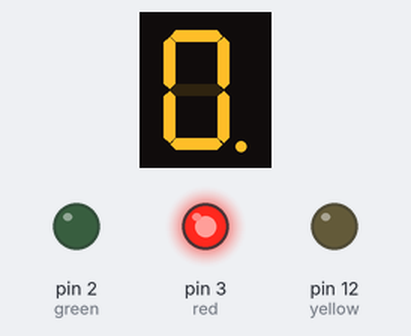
Simulated run of this sketch. Board: Arduino Uno, built with avr-gcc and run on an emulated ATmega328P. Parts: 1-digit seven-segment display, output pins drawn as LEDs (lit = HIGH). Wiring (inferred from the names in the program): 1-digit 7-segment display, segments lit when LOW: segments pin 5, pin 10, pin 11, pin 6, pin 7, pin 9, pin 8, pin 4. The segment pins are drawn as the display they are named for; pins used as bus, display or sensor lines are not drawn.

Above: at 0.1 s.
At 8.1 s:
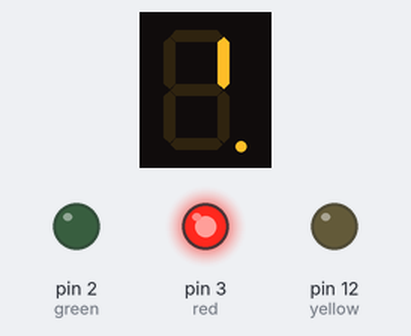
At 14.1 s:
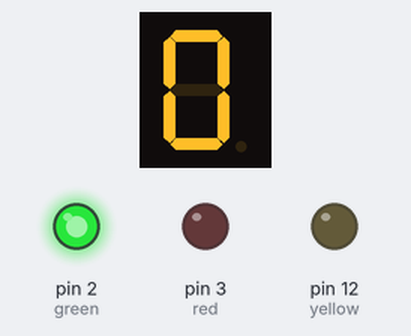
At 20.1 s:
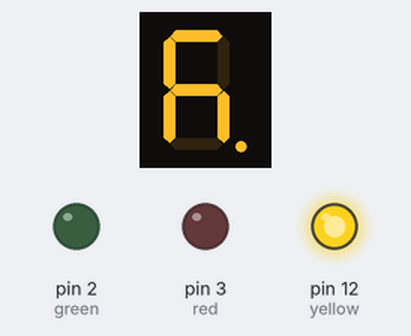
At 28.1 s:
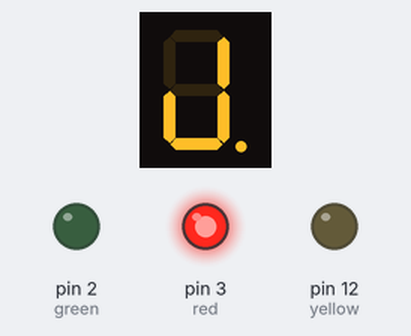
At 39.1 s:
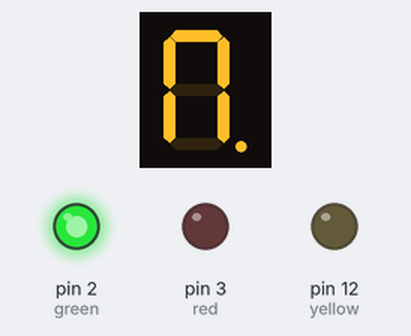
Timing chart, 0 to 40.0 s (numbered marks = the images above):
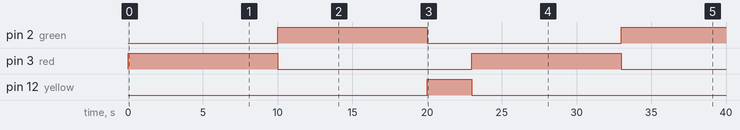

The sketch:

7SegmentDisplay.ino
```cpp
int segment[] = {4,5,6,7,8,9,10,11};
int green = 2;
int red = 3;
int yellow = 12;


void setup() {
  // put your setup code here, to run once:
  for(int i =0; i<8 ; i++)
  {
    pinMode(segment[i], OUTPUT);
  }
  pinMode(green, OUTPUT);
  pinMode(red, OUTPUT);
  pinMode(yellow, OUTPUT);
}

void loop() {
  // put your main code here, to run repeatedly:
  digitalWrite(red, HIGH);
  // number 9
  digitalWrite(4, LOW);
  digitalWrite(5, LOW);
  digitalWrite(6, LOW);
  digitalWrite(7, LOW);
  digitalWrite(8, HIGH);
  digitalWrite(9, LOW);
  digitalWrite(10, LOW);
  digitalWrite(11, LOW);
  delay(1000);
  //number 8

  digitalWrite(4, LOW);
  digitalWrite(5, LOW);
  digitalWrite(6, LOW);
  digitalWrite(7, LOW);
  digitalWrite(8, LOW);
  digitalWrite(9, LOW);
  digitalWrite(10, LOW);
  digitalWrite(11, LOW);
  delay(1000);
  // number 7
  digitalWrite(4, LOW);
  digitalWrite(5, LOW);
  digitalWrite(6, HIGH);
  digitalWrite(7, HIGH);
  digitalWrite(8, HIGH);
  digitalWrite(9, HIGH);
  digitalWrite(10, LOW);
  digitalWrite(11, LOW);
  delay(1000);
  // number 6
  digitalWrite(4, HIGH);
  digitalWrite(5, LOW);
  digitalWrite(6, LOW);
  digitalWrite(7, LOW);
  digitalWrite(8, LOW);
  digitalWrite(9, LOW);
  digitalWrite(10, LOW);
  digitalWrite(11, LOW);
  delay(1000);
  // number 5
  digitalWrite(4, HIGH);
  digitalWrite(5, LOW);
  digitalWrite(6, LOW);
  digitalWrite(7, LOW);
  digitalWrite(8, HIGH);
  digitalWrite(9, LOW);
  digitalWrite(10, LOW);
  digitalWrite(11, LOW);
  delay(1000);
  // number 4
  digitalWrite(4, LOW);
  digitalWrite(5, HIGH);
  digitalWrite(6, LOW);
  digitalWrite(7, LOW);
  digitalWrite(8, HIGH);
  digitalWrite(9, HIGH);
  digitalWrite(10, LOW);
  digitalWrite(11, LOW);
  delay(1000);
  // number 3
  digitalWrite(4, LOW);
  digitalWrite(5, LOW);
  digitalWrite(6, HIGH);
  digitalWrite(7, LOW);
  digitalWrite(8, HIGH);
  digitalWrite(9, LOW);
  digitalWrite(10, LOW);
  digitalWrite(11, LOW);
  delay(1000);
  // number 2
  digitalWrite(4, LOW);
  digitalWrite(5, LOW);
  digitalWrite(6, HIGH);
  digitalWrite(7, LOW);
  digitalWrite(8, LOW);
  digitalWrite(9, LOW);
  digitalWrite(10, HIGH);
  digitalWrite(11, LOW);
  delay(1000);
  // number 1
  digitalWrite(4, LOW);
  digitalWrite(5, HIGH);
  digitalWrite(6, HIGH);
  digitalWrite(7, HIGH);
  digitalWrite(8, HIGH);
  digitalWrite(9, HIGH);
  digitalWrite(10, LOW);
  digitalWrite(11, HIGH);
  delay(1000);
  // number 0
  digitalWrite(4, LOW);
  digitalWrite(5, LOW);
  digitalWrite(6, LOW);
  digitalWrite(7, HIGH);
  digitalWrite(8, LOW);
  digitalWrite(9, LOW);
  digitalWrite(10, LOW);
  digitalWrite(11, LOW);
  delay(1000);
  digitalWrite(red, LOW);
  // green light on
  digitalWrite(green,HIGH);
  // number 9
  digitalWrite(4, LOW);
  digitalWrite(5, LOW);
  digitalWrite(6, LOW);
  digitalWrite(7, LOW);
  digitalWrite(8, HIGH);
  digitalWrite(9, LOW);
  digitalWrite(10, LOW);
  digitalWrite(11, LOW);
  delay(1000);
  //number 8

  digitalWrite(4, LOW);
  digitalWrite(5, LOW);
  digitalWrite(6, LOW);
  digitalWrite(7, LOW);
  digitalWrite(8, LOW);
  digitalWrite(9, LOW);
  digitalWrite(10, LOW);
  digitalWrite(11, LOW);
  delay(1000);
  // number 7
  digitalWrite(4, LOW);
  digitalWrite(5, LOW);
  digitalWrite(6, HIGH);
  digitalWrite(7, HIGH);
  digitalWrite(8, HIGH);
  digitalWrite(9, HIGH);
  digitalWrite(10, LOW);
  digitalWrite(11, LOW);
  delay(1000);
  // number 6
  digitalWrite(4, HIGH);
  digitalWrite(5, LOW);
  digitalWrite(6, LOW);
  digitalWrite(7, LOW);
  digitalWrite(8, LOW);
  digitalWrite(9, LOW);
  digitalWrite(10, LOW);
  digitalWrite(11, LOW);
  delay(1000);
  // number 5
  digitalWrite(4, HIGH);
  digitalWrite(5, LOW);
  digitalWrite(6, LOW);
  digitalWrite(7, LOW);
  digitalWrite(8, HIGH);
  digitalWrite(9, LOW);
  digitalWrite(10, LOW);
  digitalWrite(11, LOW);
  delay(1000);
  // number 4
  digitalWrite(4, LOW);
  digitalWrite(5, HIGH);
  digitalWrite(6, LOW);
  digitalWrite(7, LOW);
  digitalWrite(8, HIGH);
  digitalWrite(9, HIGH);
  digitalWrite(10, LOW);
  digitalWrite(11, LOW);
  delay(1000);
  // number 3
  digitalWrite(4, LOW);
  digitalWrite(5, LOW);
  digitalWrite(6, HIGH);
  digitalWrite(7, LOW);
  digitalWrite(8, HIGH);
  digitalWrite(9, LOW);
  digitalWrite(10, LOW);
  digitalWrite(11, LOW);
  delay(1000);
  // number 2
  digitalWrite(4, LOW);
  digitalWrite(5, LOW);
  digitalWrite(6, HIGH);
  digitalWrite(7, LOW);
  digitalWrite(8, LOW);
  digitalWrite(9, LOW);
  digitalWrite(10, HIGH);
  digitalWrite(11, LOW);
  delay(1000);
  // number 1
  digitalWrite(4, LOW);
  digitalWrite(5, HIGH);
  digitalWrite(6, HIGH);
  digitalWrite(7, HIGH);
  digitalWrite(8, HIGH);
  digitalWrite(9, HIGH);
  digitalWrite(10, LOW);
  digitalWrite(11, HIGH);
  delay(1000);
  // number 0
  digitalWrite(4, LOW);
  digitalWrite(5, LOW);
  digitalWrite(6, LOW);
  digitalWrite(7, HIGH);
  digitalWrite(8, LOW);
  digitalWrite(9, LOW);
  digitalWrite(10, LOW);
  digitalWrite(11, LOW);
  delay(1000);
  digitalWrite(green,LOW);
  // green off, yellow on
  digitalWrite(yellow,HIGH);
  // number 2
  digitalWrite(4, LOW);
  digitalWrite(5, LOW);
  digitalWrite(6, HIGH);
  digitalWrite(7, LOW);
  digitalWrite(8, LOW);
  digitalWrite(9, LOW);
  digitalWrite(10, HIGH);
  digitalWrite(11, LOW);
  delay(1000);
  // number 1
  digitalWrite(4, LOW);
  digitalWrite(5, HIGH);
  digitalWrite(6, HIGH);
  digitalWrite(7, HIGH);
  digitalWrite(8, HIGH);
  digitalWrite(9, HIGH);
  digitalWrite(10, LOW);
  digitalWrite(11, HIGH);
  delay(1000);
  // number 0
  digitalWrite(4, LOW);
  digitalWrite(5, LOW);
  digitalWrite(6, LOW);
  digitalWrite(7, HIGH);
  digitalWrite(8, LOW);
  digitalWrite(9, LOW);
  digitalWrite(10, LOW);
  digitalWrite(11, LOW);
  delay(1000);
  digitalWrite(yellow,LOW);


}
```

Measured:
- by itself, pin 2 (green): LOW → HIGH at 10.0 s, → LOW 10.0 s later, → HIGH 13.0 s later
- by itself, pin 3 (red): alternates HIGH for 10.0 s and LOW for 13.0 s
- by itself, pin 12 (yellow): LOW → HIGH at 20.0 s, → LOW 3.0 s later
- what the display in image 1 shows lasts 1.0 s, from 8.0 s to 9.0 s
